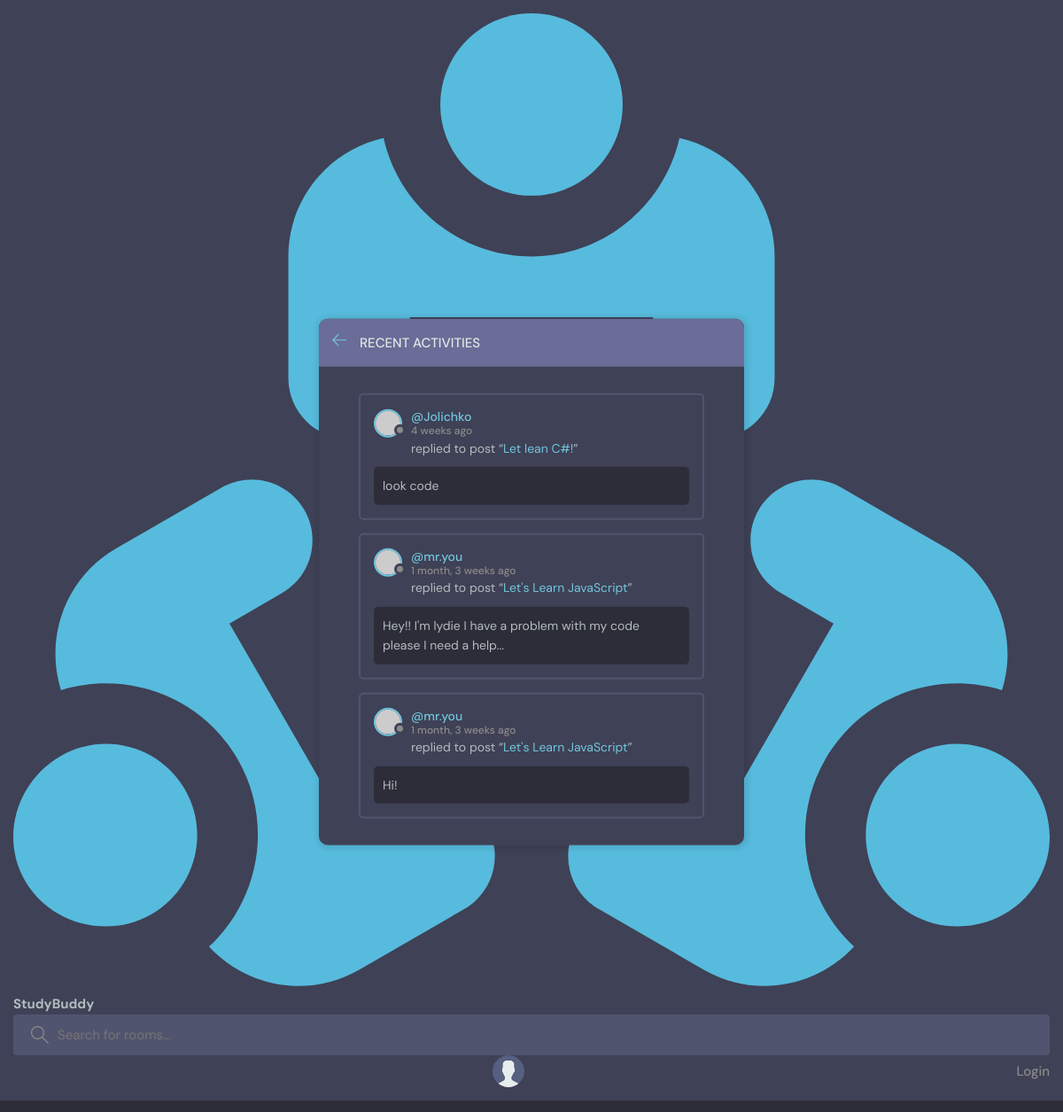
The page /activity/ on the database its author committed.
### base/models.py (models this page shows, shortened)
class Message(models.Model):
    user = models.ForeignKey('auth.User', on_delete=models.CASCADE)  # Assuming you want to link to the default User model
    room = models.ForeignKey(Room, on_delete=models.CASCADE)  # Fixed typo: Foreignkey -> ForeignKey
    body = models.TextField()
    updated = models.DateTimeField(auto_now=True)
    created = models.DateTimeField(auto_now_add=True)
    class Meta:
        ordering =['-updated', '-created']

class Room(models.Model):
    host = models.ForeignKey(User, on_delete=models.SET_NULL, null=True)
    topic = models.ForeignKey(Topic, on_delete=models.SET_NULL, null=True)
    name = models.CharField(max_length=200)
    description = models.TextField(null=True, blank=True)
    participants = models.ManyToManyField(User, related_name='participants', blank=True)
    updated = models.DateTimeField(auto_now=True)
    created = models.DateTimeField(auto_now_add=True)
    class Meta:
        ordering =['-updated', '-created']
    def __str__(self):
        return self.name

### base/views.py (the view)
# urls.py: path('activity/', views.activityPage, name="activity"),
def activityPage(request):
    room_messages = Message.objects.all()
    return render(request, 'base/activity.html', {'room_messages': room_messages})

### base/templates/base/activity.html (shortened to what this page needs)
{% extends 'main.html' %}
{% block content %}
    <main class="layout">
      <div class="container">
        <div class="layout__box">
          <div class="layout__boxHeader">
            <div class="layout__boxTitle">
              <a href="{% url 'home' %}">
                <svg version="1.1" xmlns="http://www.w3.org/2000/svg" width="32" height="32" viewBox="0 0 32 32">
                  <title>arrow-left</title>
                  <path
                    d="M13.723 2.286l-13.723 13.714 13.719 13.714 1.616-1.611-10.96-10.96h27.625v-2.286h-27.625l10.965-10.965-1.616-1.607z"
                  ></path>
                </svg>
              </a>
              <h3>Recent Activities</h3>
            </div>
          </div>
          <div class="activities-page layout__body">
            {% for message in room_messages %}
    <div class="activities__box">
      <div class="activities__boxHeader roomListRoom__header">
        <a href="{% url 'user-profile' message.user.id %}" class="roomListRoom__author">
          <div class="avatar avatar--small">
            <img src="https://randomuser.me/api/portraits/women/11.jpg" />
          </div>
          <p>
            @{{message.user}}
            <span>{{message.created|timesince}} ago</span>
          </p>
        </a>
      </div>
      <div class="activities__boxContent">
        <p>replied to post “<a href="{% url 'room' message.room.id %}">{{message.room}}</a>”</p>
        <div class="activities__boxRoomContent">
          {{message.body}}
        </div>
      </div>
    </div>
     {% endfor %}
          </div>
        </div>
      </div>
    </main>
 {% endblock content %}

### static/styles/style.css (style rules this page uses)
:root { --color-main: #71c6dd; --color-main-light: #e1f6fb; --color-dark: #3f4156; --color-dark-medium: #51546e; --color-dark-light: #696d97; --color-light: #e5e5e5; --color-gray: #8b8b8b; --color-light-gray: #b2bdbd; --color-bg: #2d2d39; --color-success: #5dd693; --color-error: #fc4b0b; }
* { font-family: "DM Sans", -apple-system, BlinkMacSystemFont, "Segoe UI", Roboto, Oxygen, Ubuntu, Cantarell, "Open Sans", "Helvetica Neue", sans-serif; margin: 0; padding: 0; box-sizing: border-box; text-rendering: optimizeLegibility; font-size: inherit; }
html { font-size: 56.25%; }
@media only screen and (min-width: 1200px) { html { font-size: 62.5%; } }
body { line-height: 1.6; font-weight: 400; font-size: 1.5rem; color: var(--color-light-gray); background-color: var(--color-bg); min-height: 100vh; }
img { width: 100%; }
a { display: inline-block; color: var(--color-main); text-decoration: none; }
.container { max-width: 120rem; width: 90%; margin: auto; }
.avatar { position: relative; display: inline-block; border-radius: 50%; border: 2px solid var(--color-main); }
.avatar img { display: block; border-radius: 50%; object-fit: cover; object-position: center; }
.avatar::after { content: ""; display: block; position: absolute; background-color: var(--color-gray); z-index: 111; border-radius: 50%; border: 0.3rem solid var(--color-dark); }
.avatar.avatar--small img { width: 2.8rem; height: 2.8rem; }
.avatar.avatar--small:after { width: 0.7rem; height: 0.7rem; bottom: 0px; right: -6px; }
.layout { margin-top: 2.4rem; }
.layout > .container { display: flex; justify-content: space-between; align-items: flex-start; }
.layout__box { width: 90%; max-width: 48rem; min-height: 40rem; position: absolute; top: 50%; left: 50%; transform: translate(-50%, -46%); background-color: var(--color-dark); border-radius: 1rem; box-shadow: 1px 1px 6px 3px rgba(0, 0, 0, 0.1); overflow: hidden; }
.layout__boxHeader { display: flex; padding: 1.5rem; background-color: var(--color-dark-light); }
.layout__boxTitle { display: flex; gap: 1.5rem; align-items: center; }
.layout__boxTitle h3 { text-transform: uppercase; font-weight: 500; color: var(--color-light); }
.layout__boxTitle svg { width: 1.6rem; height: 1.6rem; fill: var(--color-main); }
.layout__body { margin: 3rem; }
.roomListRoom__header { display: flex; justify-content: space-between; align-items: center; }
.roomListRoom__author { font-weight: 500; display: flex; align-items: center; gap: 1rem; }
.activities__box { margin: 1.5rem; padding: 1.5rem; border: 2px solid var(--color-dark-medium); border-radius: 5px; }
.activities__boxHeader p { font-size: 1.4rem; line-height: 1.3; }
.activities__boxHeader p span { color: var(--color-gray); font-size: 1.2rem; display: block; }
.activities__boxContent { margin-left: 4.2rem; }
.activities__boxContent { font-size: 1.4rem; }
.activities__boxRoomContent { background: var(--color-bg); padding: 1rem; border-radius: 5px; margin-top: 1rem; margin-left: -4.2rem; }

### rows shown on the page
Message: user "Jolichko", created "4 weeks", room "Let lean C#!", body "look code"
Message: user "mr.you", created "1 month, 3 weeks", room "Let's Learn JavaScript", body "Hey!! I'm lydie I have a problem with my code please I need a help..."
Message: user "mr.you", created "1 month, 3 weeks", room "Let's Learn JavaScript", body "Hi!"
